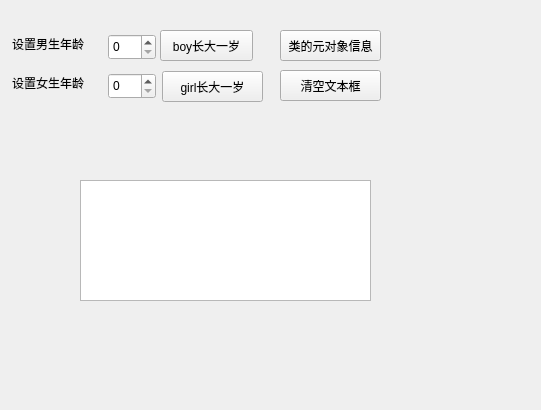
<?xml version="1.0" encoding="UTF-8"?>
<ui version="4.0">
 <class>QmyWidget</class>
 <widget class="QWidget" name="QmyWidget">
  <property name="geometry">
   <rect>
    <x>0</x>
    <y>0</y>
    <width>541</width>
    <height>410</height>
   </rect>
  </property>
  <property name="windowTitle">
   <string>QmyWidget</string>
  </property>
  <widget class="QLabel" name="labBoy">
   <property name="geometry">
    <rect>
     <x>12</x>
     <y>32</y>
     <width>90</width>
     <height>23</height>
    </rect>
   </property>
   <property name="text">
    <string>设置男生年龄</string>
   </property>
  </widget>
  <widget class="QLabel" name="labGirl">
   <property name="geometry">
    <rect>
     <x>12</x>
     <y>71</y>
     <width>90</width>
     <height>23</height>
    </rect>
   </property>
   <property name="text">
    <string>设置女生年龄</string>
   </property>
  </widget>
  <widget class="QSpinBox" name="spinBoy">
   <property name="geometry">
    <rect>
     <x>108</x>
     <y>34</y>
     <width>48</width>
     <height>26</height>
    </rect>
   </property>
  </widget>
  <widget class="QSpinBox" name="spinGirl">
   <property name="geometry">
    <rect>
     <x>108</x>
     <y>73</y>
     <width>48</width>
     <height>26</height>
    </rect>
   </property>
  </widget>
  <widget class="QPushButton" name="btnBoyInc">
   <property name="geometry">
    <rect>
     <x>160</x>
     <y>30</y>
     <width>93</width>
     <height>31</height>
    </rect>
   </property>
   <property name="text">
    <string>boy长大一岁</string>
   </property>
  </widget>
  <widget class="QPushButton" name="btnGirlInc">
   <property name="geometry">
    <rect>
     <x>162</x>
     <y>71</y>
     <width>101</width>
     <height>31</height>
    </rect>
   </property>
   <property name="text">
    <string>girl长大一岁</string>
   </property>
  </widget>
  <widget class="QPushButton" name="btnClear">
   <property name="geometry">
    <rect>
     <x>280</x>
     <y>70</y>
     <width>101</width>
     <height>31</height>
    </rect>
   </property>
   <property name="text">
    <string>清空文本框</string>
   </property>
  </widget>
  <widget class="QPushButton" name="btnClassInfo">
   <property name="geometry">
    <rect>
     <x>280</x>
     <y>30</y>
     <width>101</width>
     <height>31</height>
    </rect>
   </property>
   <property name="text">
    <string>类的元对象信息</string>
   </property>
  </widget>
  <widget class="QPlainTextEdit" name="textEdit">
   <property name="geometry">
    <rect>
     <x>80</x>
     <y>180</y>
     <width>291</width>
     <height>121</height>
    </rect>
   </property>
  </widget>
 </widget>
 <layoutdefault spacing="6" margin="11"/>
 <resources/>
 <connections/>
</ui>
